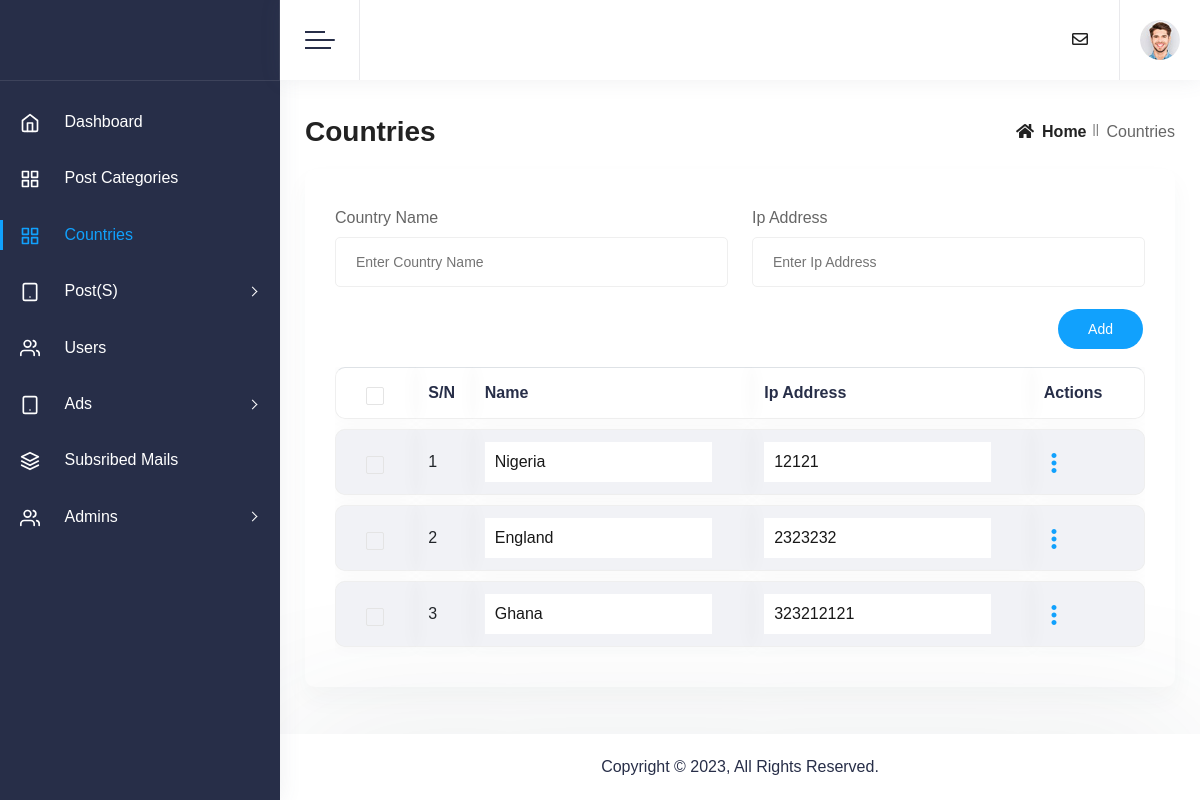
Page /admin/country.php (signed in) on the committed database.
### tables this page shows
CREATE TABLE `country` (
  `country_id` int(11) NOT NULL,
  `country_name` text NOT NULL,
  `ip_address` text NOT NULL,
  `status` int(11) NOT NULL
);

### admin/country.php (the view, shortened to what this page needs)
<?php
    include 'includes/header.php';
    include 'includes/navbar.php';
    include 'includes/sidebar.php';
    $stmt = $conn->prepare("SELECT * FROM country");
    $stmt->execute();
    $countries = $stmt->fetchAll();
?>
        <div class="page-wrapper">
            <div class="main-content">
                <div class="row">
                    <div class="colxl-12 col-lg-12 col-md-12 col-sm-12 col-12">
                        <div class="page-title-wrapper">
                            <div class="page-title-box">
                                <h2 class="page-title bold">Countries</h2>
                            </div>
                            <div class="breadcrumb-list">
                                <ul>
                                    <li class="breadcrumb-link">
                                        <a href="./"><i class="fas fa-home mr-2"></i>Home</a>
                                    </li>
                                    <li class="breadcrumb-link active">Countries</li>
                                </ul>
                            </div>
                        </div>
                    </div>
                </div>
                <div class="row">
                    <div class="col-xl-12 col-lg-12 col-md-12 col-sm-12 col-12">
                        <div class="card table-card">
                            <div class="card-body">
                                <form class="separate-form" action="php/insert.php?type=post" method="POST" enctype="multipart/form-data">
                                    <div class="col-xl-12 col-lg-12 col-md-12 col-sm-12 col-12">
                                        <div class="row">
                                            <div class="col-6 col-md-6">
                                                <div class="form-group">
                                                    <label for="country_name" class="col-form-label">Country Name</label>
                                                    <input class="form-control" type="text" placeholder="Enter Country Name" name="country_name" id="country_name" >
                                                </div>
                                            </div>
                                            <div class="col-6 col-md-6">
                                                <div class="form-group">
                                                    <label for="ip_address" class="col-form-label">Ip Address</label>
                                                    <input class="form-control" type="text" placeholder="Enter Ip Address" name="ip_address" id="ip_address" >
                                                </div>
                                            </div>
                                            <div class="">
                                                <div class="form-group">
                                                    <input class="btn btn-primary" type="submit" name="submit" value="Add" style="float:right;">
                                                </div>
                                            </div>
                                        </div>
                                    </div>
                                </form>
                                <div class="chart-holder">
                                <div class="table-responsive mt-3">
                                        <table class="table table-styled mb-0">
                                            <thead>
                                                <tr>
                                                    <th>
														<div class="checkbox">
														</div>
													</th>
                                                    <th>S/N</th>
                                                    <th scope='col'>Name</th>
                                                    <th scope='col'>Ip Address</th>
                                                    <th scope='col' colspan="2">Actions</th>
                                                </tr>
                                            </thead>
                                            <tbody>
                                                <?php
                                                    $countnum = 0;
                                                    foreach ($countries as $country) :
                                                    echo $country['status'] == 0 ? "<tr style='background:#f1f2f6; '>" : "<tr>";
                                                    $countnum++
                                                ?>
                                                    <td>
														<div class="checkbox">
														</div>
													</td>
                                                    <td><?= $countnum ?></td>
                                                    <td>
                                                        <input type="text" style="border:0px;" value="<?= $country['country_name'] ?>" />
                                                    </td>
                                                    <td>
                                                        <input type="text" style="border:0px;" value="<?= $country['ip_address'] ?>" />
                                                    </td>
                                                    <td class="relative">
                                                        <a class="action-btn " href="javascript:void(0); ">
                                                        </a>
                                                    </td>
                                                <?php
                                                    echo "</tr>";
                                                    endforeach;
                                                ?>
                                            </tbody>
                                        </table>
                                    </div>
                                </div>
                            </div>
                        </div>
                    </div>
                </div>
<?php
    include 'includes/footer.php';
    include 'includes/scripts.php';
?>

### admin/assets/css/auth.css (style rules this page uses)
:root { --main-black: #000000; --main-black2: #222222; --main-black3: #2a3042; --main-black4: #2f3c4e; --main-white: #ffffff; --main-off-white: #f4f7fc; --main-white2: #f8f8fb; --main-white3: #fdfeff; --main-txt-color: #666666; --main-title-color: #333333; --main-border-color: #e4e4e4; --error: #ff592c; --success: #44de4f; --main-color: #11a1fd; --color1: #efb5a3; --color2: #315f72; }
body { font-family: 'Poppins', sans-serif; font-weight: 400; font-size: 16px; line-height: 1.65; -webkit-font-smoothing: antialiased; overflow-x: hidden; color: var(--main-txt-color); background: var(--main-white); overflow-x: hidden; }
a, a:hover, a:focus, button, button:hover { color: var(--main-black2); cursor: pointer; text-decoration: none; -webkit-transition: all 0.3s; -moz-transition: all 0.3s; -ms-transition: all 0.3s; -o-transition: all 0.3s; transition: all 0.3s; }
input, textarea, select, button, button:focus, button:hover, .form-control:focus { outline: none; box-shadow: none; }
ul, p { padding: 0; margin: 0; list-style-type: none; }
h1, h2, h3, h4, h5, h6 { margin: 0; padding: 0; text-transform: capitalize; line-height: 1.2; color: var(--main-black2); }
.relative { position: relative; }

### rows in the picture
country: country_name "Nigeria", ip_address "12121"
country: country_name "England", ip_address "2323232"
country: country_name "Ghana", ip_address "323212121"
